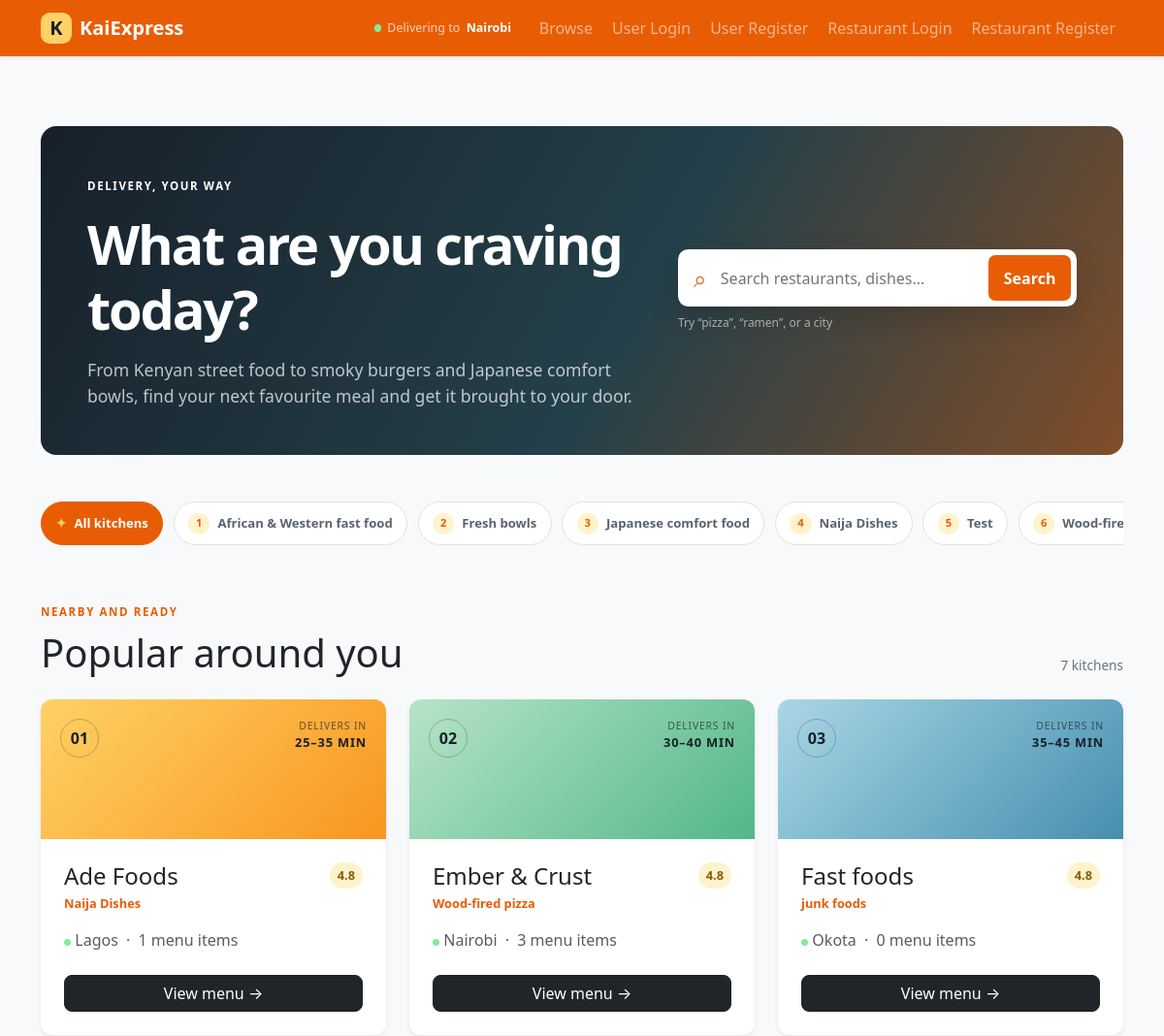
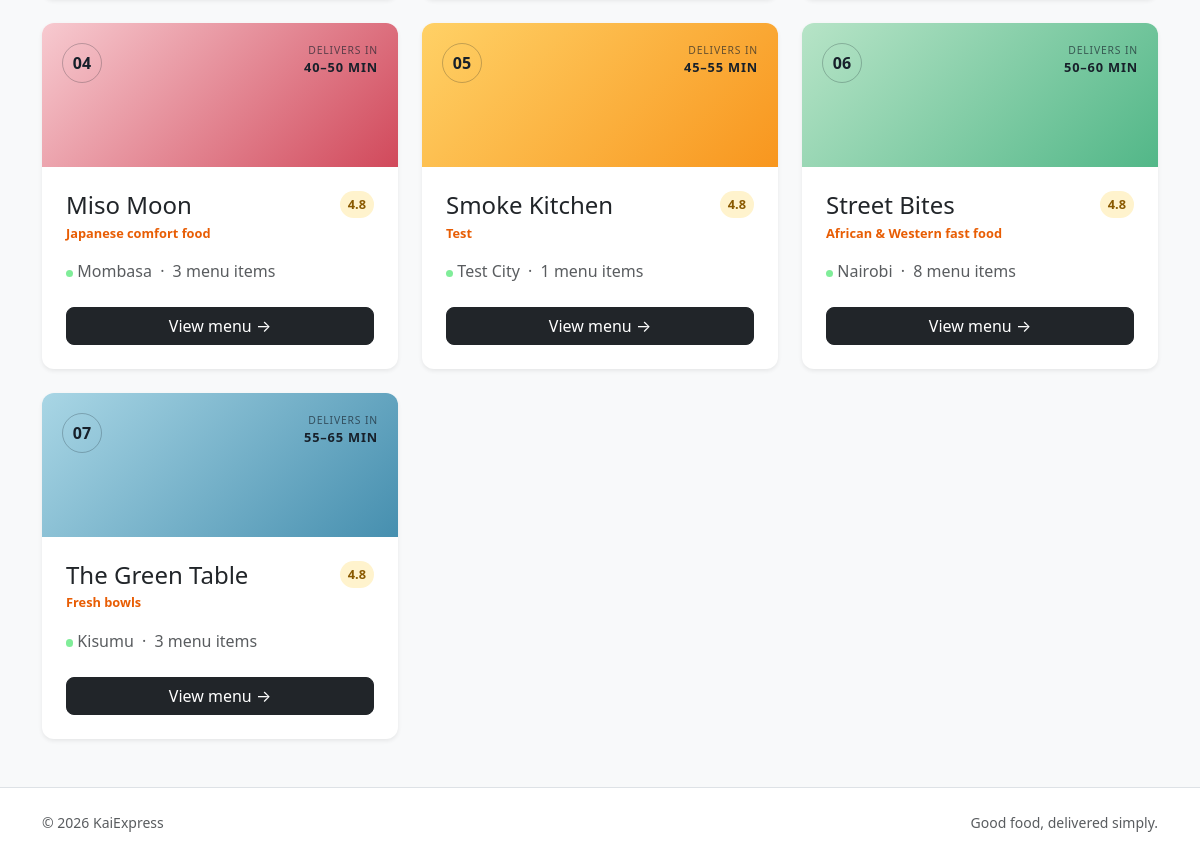
The page / on the database its author committed (2 pictures, top to bottom).
### packages/models.py (models this page shows, shortened)
class User(db.Model, UserMixin):
    __tablename__ = "users"
    id = db.Column(db.Integer, primary_key=True)
    name = db.Column(db.String(100), nullable=False)
    email = db.Column(db.String(120), unique=True, nullable=False)
    password_hash = db.Column(db.String(255), nullable=False)
    is_restaurant = db.Column(db.Boolean, default=False)
    cuisine = db.Column(db.String(80))
    city = db.Column(db.String(80))
    menu_items = db.relationship(
        "MenuItem",
        backref="restaurant",
        lazy=True
    )
    customer_orders = db.relationship(
        "Order",
        foreign_keys="Order.customer_id",
        backref="customer",
        lazy=True
    )
    restaurant_orders = db.relationship(
        "Order",
        foreign_keys="Order.restaurant_id",
        backref="restaurant",
        lazy=True
    )

### packages/user_routes.py (the view, shortened to what this page needs)
    @app.route("/")
    def home():
        search = request.args.get("q", "").strip()
        cuisine = request.args.get("cuisine", "").strip()
        query = User.query.filter_by(is_restaurant=True)
        if cuisine:
            query = query.filter_by(cuisine=cuisine)
        restaurants = query.order_by(User.name.asc()).all()
        cuisines = [row[0] for row in db.session.query(User.cuisine).filter(
            User.is_restaurant.is_(True), User.cuisine.isnot(None)
        ).distinct().order_by(User.cuisine.asc()).all()]
        return render_template(
            "user/home.html",
            restaurants=restaurants,
            cuisines=cuisines,
            search=search,
            active_cuisine=cuisine,
        )

### packages/templates/user/home.html (shortened to what this page needs)
{% extends "base.html" %}
{% block content %}
<section class="hero-panel p-4 p-lg-5 mb-5">
  <div class="row align-items-center g-4">
    <div class="col-lg-7">
      <span class="eyebrow">DELIVERY, YOUR WAY</span>
      <h1 class="display-4 fw-bold mt-3 mb-3">What are you craving today?</h1>
      <p class="hero-copy mb-0">From Kenyan street food to smoky burgers and Japanese comfort bowls, find your next favourite meal and get it brought to your door.</p>
    </div>
    <div class="col-lg-5">
      <form class="search-box" action="{{ url_for('home') }}" method="get">
        <span class="search-icon" aria-hidden="true">⌕</span>
        <input id="restaurant-search" name="q" value="{{ search }}" placeholder="Search restaurants, dishes..." autocomplete="off">
        <button type="submit">Search</button>
      </form>
      <p class="search-hint mb-0 mt-2">Try “pizza”, “ramen”, or a city</p>
    </div>
  </div>
</section>
<div class="category-strip mb-5">
  <a class="category-chip {% if not active_cuisine %}active{% endif %}" href="{{ url_for('home') }}"><span>✦</span> All kitchens</a>
  {% for category in cuisines %}
  <a class="category-chip {% if active_cuisine == category %}active{% endif %}" href="{{ url_for('home', cuisine=category) }}"><span class="category-icon">{{ loop.index }}</span>{{ category }}</a>
  {% endfor %}
</div>
<div class="d-flex flex-wrap justify-content-between align-items-end gap-3 mb-4">
  <div><span class="eyebrow text-primary">NEARBY AND READY</span><h2 class="h1 mt-2 mb-0">Popular around you</h2></div>
  <span class="result-count">{{ restaurants|length }} kitchens</span>
</div>
<div class="row row-cols-1 row-cols-md-2 row-cols-xl-3 g-4">
  {% for restaurant in restaurants %}
  <div class="col">
    <article class="card restaurant-card h-100 shadow-sm">
      <div class="restaurant-art restaurant-art-{{ (loop.index0 % 4) + 1 }}"><span>{{ '%02d'|format(loop.index) }}</span><small>DELIVERS IN<br><strong>{{ 20 + loop.index * 5 }}–{{ 30 + loop.index * 5 }} MIN</strong></small></div>
      <div class="card-body d-flex flex-column p-4">
        <div class="d-flex justify-content-between gap-3 align-items-start">
          <div><h3 class="h4 card-title mb-1">{{ restaurant.name }}</h3><p class="restaurant-cuisine mb-0">{{ restaurant.cuisine }}</p></div>
          <span class="rating">4.8</span>
        </div>
        <p class="card-text text-body-secondary mt-3 mb-4"><span class="status-dot"></span> {{ restaurant.city }} <span class="mx-1">&middot;</span> {{ restaurant.menu_items|length }} menu items</p>
        <a href="{{ url_for('restaurant_page', restaurant_id=restaurant.id) }}" class="btn btn-dark mt-auto">View menu <span aria-hidden="true">&rarr;</span></a>
      </div>
    </article>
  </div>
  {% else %}
  <div class="col-12"><div class="empty-state text-center p-5"><h3>No kitchens yet</h3><p class="text-body-secondary mb-0">Check back soon for new KaiExpress partners.</p></div></div>
  {% endfor %}
</div>
{% endblock %}

### packages/static/app.css (style rules this page uses)
:root { --bs-primary: #e85d04; --bs-primary-rgb: 232, 93, 4; --kai-ink: #17202a; --kai-orange: #e85d04; --kai-cream: #fff8ef; --kai-line: #eadfd4; }
html, body { min-height: 100%; }
body { display: flex; flex-direction: column; }
.card { border: 0; border-radius: 0.75rem; }
.btn { border-radius: 0.5rem; }
.location-dot, .status-dot { width: .45rem; height: .45rem; display: inline-block; border-radius: 50%; background: #80ed99; }
.hero-panel { color: white; background: linear-gradient(120deg, #17202a 0%, #24404a 55%, #e85d04 150%); border-radius: 1rem; overflow: hidden; }
.hero-panel h1 { max-width: 640px; letter-spacing: -0.04em; }
.hero-copy { max-width: 600px; color: rgba(255, 255, 255, 0.72); font-size: 1.1rem; }
.eyebrow { font-size: 0.72rem; font-weight: 800; letter-spacing: 0.14em; }
.restaurant-art { min-height: 9rem; padding: 1.25rem; display: flex; align-items: flex-start; justify-content: space-between; }
.restaurant-art-1 { background: linear-gradient(135deg, #ffd166, #f8961e); }
.restaurant-art-2 { background: linear-gradient(135deg, #b7e4c7, #52b788); }
.restaurant-art-3 { background: linear-gradient(135deg, #a9d6e5, #468faf); }
.restaurant-art-4 { background: linear-gradient(135deg, #f7cad0, #d1495b); }
.restaurant-art small { text-align: right; color: rgba(23,32,42,.66); font-size: .65rem; letter-spacing: .08em; }
.restaurant-art small strong { color: var(--kai-ink); font-size: .8rem; }
.restaurant-art span { display: inline-grid; width: 2.5rem; height: 2.5rem; place-items: center; border: 1px solid rgba(23,32,42,.25); border-radius: 50%; color: var(--kai-ink); font-weight: 700; }
.restaurant-card { overflow: hidden; transition: transform .2s ease, box-shadow .2s ease; }
.restaurant-cuisine { color: var(--kai-orange); font-size: .8rem; font-weight: 700; }
.rating { padding: .25rem .5rem; border-radius: 2rem; background: #fff3cd; color: #8a5a00; font-size: .8rem; font-weight: 700; }
.search-box { display: flex; align-items: center; gap: .65rem; padding: .35rem; background: white; border-radius: .65rem; box-shadow: 0 .75rem 2rem rgba(0,0,0,.16); }
.search-box input { min-width: 0; flex: 1; border: 0; outline: 0; padding: .75rem .25rem; color: var(--kai-ink); }
.search-box button { border: 0; border-radius: .45rem; padding: .7rem 1rem; color: white; background: var(--kai-orange); font-weight: 700; }
.search-icon { padding-left: .65rem; color: var(--kai-orange); font-size: 1.5rem; line-height: 1; }
.search-hint { color: rgba(255,255,255,.58); font-size: .75rem; }
.category-strip { display: flex; gap: .65rem; overflow-x: auto; padding-bottom: .4rem; scrollbar-width: thin; }
.category-chip { display: inline-flex; align-items: center; gap: .5rem; flex: 0 0 auto; padding: .65rem .9rem; border: 1px solid var(--kai-line); border-radius: 2rem; color: #59636e; background: white; font-size: .82rem; font-weight: 600; text-decoration: none; }
.category-chip:hover, .category-chip.active { border-color: var(--kai-orange); color: white; background: var(--kai-orange); }
.category-chip span { color: var(--kai-orange); }
.category-chip:hover span, .category-chip.active span { color: #ffd166; }
.category-icon { display: grid; width: 1.4rem; height: 1.4rem; place-items: center; border-radius: 50%; background: #fff3cd; font-size: .7rem; }
.result-count { color: #6c757d; font-size: .85rem; }

### rows shown on the page
User: index "01", index "25", index "35", name "Ade Foods", cuisine "Naija Dishes", city "Lagos", menu_items|length "1"
User: index "02", index "30", index "40", name "Ember & Crust", cuisine "Wood-fired pizza", city "Nairobi", menu_items|length "3"
User: index "03", index "35", index "45", name "Fast foods", cuisine "junk foods", city "Okota", menu_items|length "0"
User: index "04", index "40", index "50", name "Miso Moon", cuisine "Japanese comfort food", city "Mombasa", menu_items|length "3"
User: index "05", index "45", index "55", name "Smoke Kitchen", cuisine "Test", city "Test City", menu_items|length "1"
User: index "06", index "50", index "60", name "Street Bites", cuisine "African & Western fast food", city "Nairobi", menu_items|length "8"
User: index "07", index "55", index "65", name "The Green Table", cuisine "Fresh bowls", city "Kisumu", menu_items|length "3"

### other values the page prints
{{ category }} "African & Western fast food" "Fresh bowls" "Japanese comfort food" "Naija Dishes" "Test"
{{ restaurants|length }} "7"
